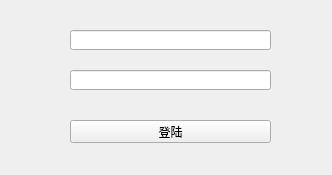
<?xml version="1.0" encoding="UTF-8"?>
<ui version="4.0">
 <class>Form</class>
 <widget class="QWidget" name="Form">
  <property name="geometry">
   <rect>
    <x>0</x>
    <y>0</y>
    <width>332</width>
    <height>175</height>
   </rect>
  </property>
  <property name="windowTitle">
   <string>登陆</string>
  </property>
  <widget class="QPushButton" name="loginBtn">
   <property name="geometry">
    <rect>
     <x>70</x>
     <y>120</y>
     <width>201</width>
     <height>23</height>
    </rect>
   </property>
   <property name="text">
    <string>登陆</string>
   </property>
  </widget>
  <widget class="QLineEdit" name="account">
   <property name="geometry">
    <rect>
     <x>70</x>
     <y>30</y>
     <width>201</width>
     <height>20</height>
    </rect>
   </property>
  </widget>
  <widget class="QLineEdit" name="password">
   <property name="geometry">
    <rect>
     <x>70</x>
     <y>70</y>
     <width>201</width>
     <height>20</height>
    </rect>
   </property>
   <property name="echoMode">
    <enum>QLineEdit::Password</enum>
   </property>
  </widget>
 </widget>
 <tabstops>
  <tabstop>account</tabstop>
  <tabstop>password</tabstop>
  <tabstop>loginBtn</tabstop>
 </tabstops>
 <resources/>
 <connections/>
 <slots>
  <slot>login()</slot>
 </slots>
</ui>
